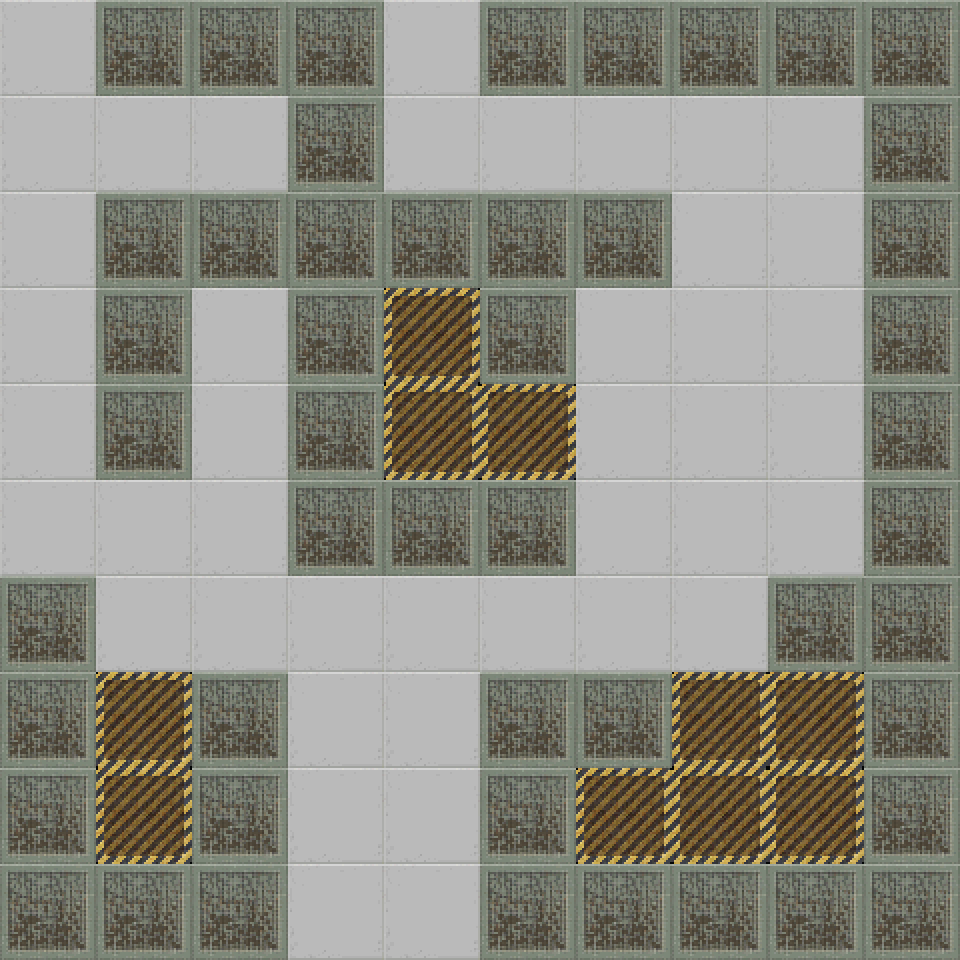

Tiled map render using the project's own tile images. Description and the whole map definition, tile-layer contents included, below:
An orthogonal 30x30 tile map with 32x32 px tiles, 1 tile layer (Tile Layer 1).

<map version="1.0" tiledversion="1.0.3" orientation="orthogonal" renderorder="right-down" width="30" height="30" tilewidth="32" tileheight="32" nextobjectid="1">
 <tileset firstgid="1" source="APItiles1.tsx" />
 <layer name="Tile Layer 1" width="30" height="30">
  <data encoding="csv">
351,352,353,194,195,196,194,195,196,194,195,196,351,352,353,194,195,196,194,195,196,194,195,196,194,195,196,194,195,196,
281,282,283,229,230,231,229,230,231,229,230,231,281,282,283,229,230,231,229,230,231,229,230,231,229,230,231,229,230,231,
316,317,318,264,265,266,264,265,266,264,265,266,316,317,318,264,265,266,264,265,266,264,265,266,264,265,266,264,265,266,
351,352,353,351,352,353,351,352,353,194,195,196,351,352,353,351,352,353,351,352,353,351,352,353,351,352,353,194,195,196,
281,282,283,281,282,283,281,282,283,229,230,231,281,282,283,281,282,283,281,282,283,281,282,283,281,282,283,229,230,231,
316,317,318,316,317,318,316,317,318,264,265,266,316,317,318,316,317,318,316,317,318,316,317,318,316,317,318,264,265,266,
351,352,353,194,195,196,194,195,196,194,195,196,194,195,196,194,195,196,194,195,196,351,352,353,351,352,353,194,195,196,
281,282,283,229,230,231,229,230,231,229,230,231,229,230,231,229,230,231,229,230,231,281,282,283,281,282,283,229,230,231,
316,317,318,264,265,266,264,265,266,264,265,266,264,265,266,264,265,266,264,265,266,316,317,318,316,317,318,264,265,266,
351,352,353,194,195,196,351,352,353,194,195,196,299,300,301,194,195,196,351,352,353,351,352,353,351,352,353,194,195,196,
281,282,283,229,230,231,281,282,283,229,230,231,334,335,336,229,230,231,281,282,283,281,282,283,281,282,283,229,230,231,
316,317,318,264,265,266,316,317,318,264,265,266,369,370,371,264,265,266,316,317,318,316,317,318,316,317,318,264,265,266,
351,352,353,194,195,196,351,352,353,194,195,196,299,300,301,299,300,301,351,352,353,351,352,353,351,352,353,194,195,196,
281,282,283,229,230,231,281,282,283,229,230,231,334,335,336,334,335,336,281,282,283,281,282,283,281,282,283,229,230,231,
316,317,318,264,265,266,316,317,318,264,265,266,369,370,371,369,370,371,316,317,318,316,317,318,316,317,318,264,265,266,
351,352,353,351,352,353,351,352,353,194,195,196,194,195,196,194,195,196,351,352,353,351,352,353,351,352,353,194,195,196,
281,282,283,281,282,283,281,282,283,229,230,231,229,230,231,229,230,231,281,282,283,281,282,283,281,282,283,229,230,231,
316,317,318,316,317,318,316,317,318,264,265,266,264,265,266,264,265,266,316,317,318,316,317,318,316,317,318,264,265,266,
194,195,196,351,352,353,351,352,353,351,352,353,351,352,353,351,352,353,351,352,353,351,352,353,194,195,196,194,195,196,
229,230,231,281,282,283,281,282,283,281,282,283,281,282,283,281,282,283,281,282,283,281,282,283,229,230,231,229,230,231,
264,265,266,316,317,318,316,317,318,316,317,318,316,317,318,316,317,318,316,317,318,316,317,318,264,265,266,264,265,266,
194,195,196,299,300,301,194,195,196,351,352,353,351,352,353,194,195,196,194,195,196,299,300,301,299,300,301,194,195,196,
229,230,231,334,335,336,229,230,231,281,282,283,281,282,283,229,230,231,229,230,231,334,335,336,334,335,336,229,230,231,
264,265,266,369,370,371,264,265,266,316,317,318,316,317,318,264,265,266,264,265,266,369,370,371,369,370,371,264,265,266,
194,195,196,299,300,301,194,195,196,351,352,353,351,352,353,194,195,196,299,300,301,299,300,301,299,300,301,194,195,196,
229,230,231,334,335,336,229,230,231,281,282,283,281,282,283,229,230,231,334,335,336,334,335,336,334,335,336,229,230,231,
264,265,266,369,370,371,264,265,266,316,317,318,316,317,318,264,265,266,369,370,371,369,370,371,369,370,371,264,265,266,
194,195,196,194,195,196,194,195,196,351,352,353,351,352,353,194,195,196,194,195,196,194,195,196,194,195,196,194,195,196,
229,230,231,229,230,231,229,230,231,281,282,283,281,282,283,229,230,231,229,230,231,229,230,231,229,230,231,229,230,231,
264,265,266,264,265,266,264,265,266,316,317,318,316,317,318,264,265,266,264,265,266,264,265,266,264,265,266,264,265,266
</data>
 </layer>
</map>
